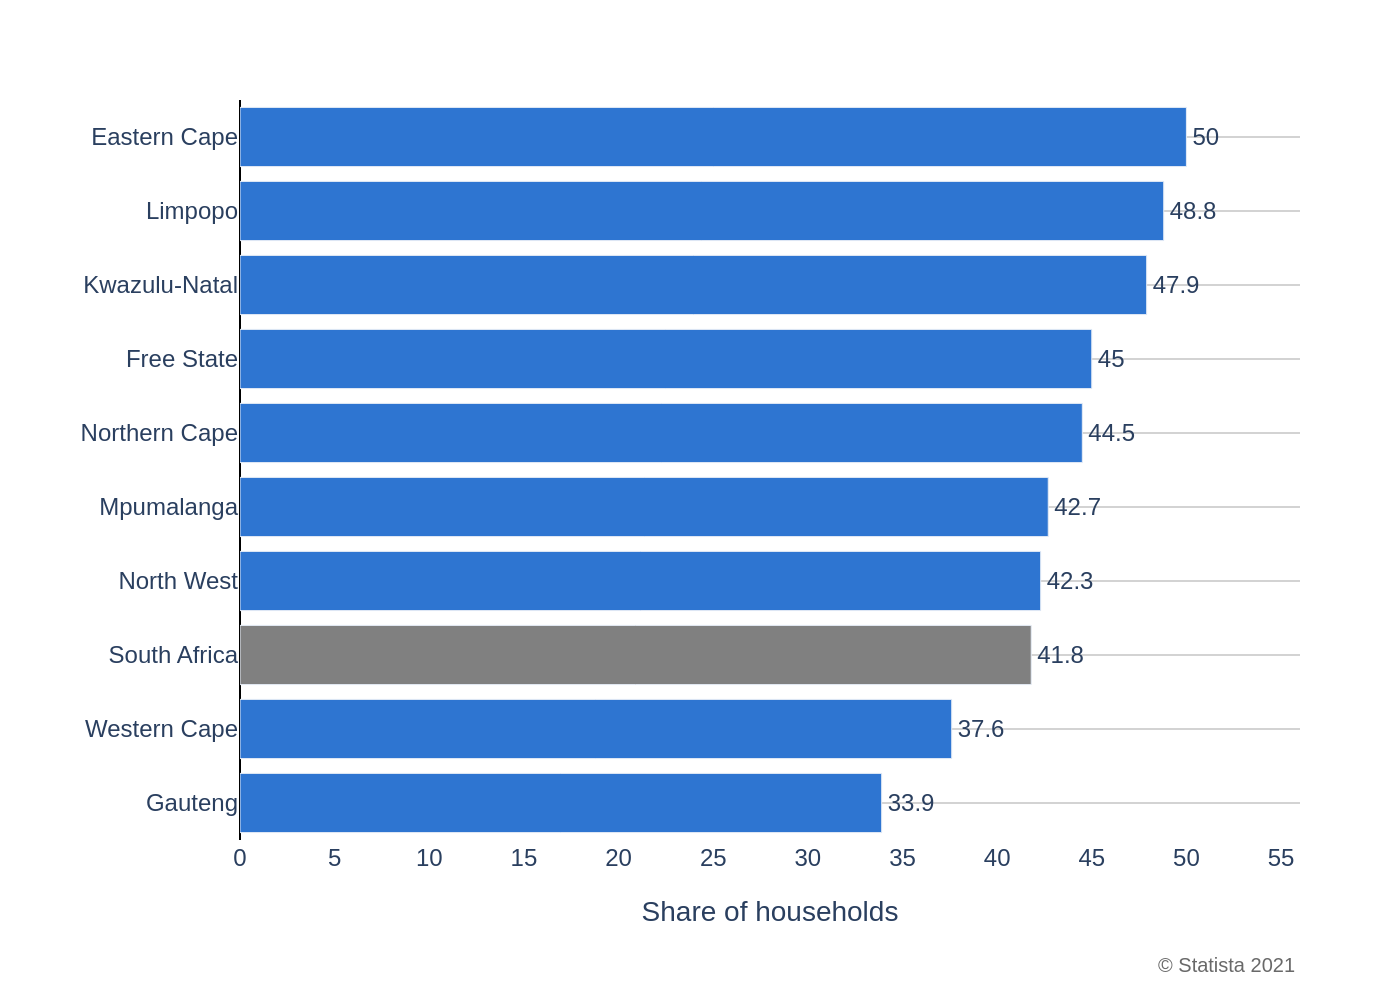

This figure's Python source:
import sys
import json
import pathlib
import plotly.graph_objects as go

if len(sys.argv) != 2:
    print("Usage: python script.py <path_to_json_file>")
    sys.exit(1)

json_path = sys.argv[1]

try:
    with open(json_path, 'r', encoding='utf-8') as f:
        chart_info = json.load(f)
except FileNotFoundError:
    print(f"Error: JSON file not found at {json_path}")
    sys.exit(1)
except json.JSONDecodeError:
    print(f"Error: Could not decode JSON from {json_path}")
    sys.exit(1)

chart_data = chart_info['chart_data']
texts = chart_info['texts']
colors = chart_info['colors']

# Reverse data for Plotly's top-to-bottom rendering of horizontal bars
chart_data.reverse()
colors.reverse()

categories = [item['category'] for item in chart_data]
values = [item['value'] for item in chart_data]

fig = go.Figure()

fig.add_trace(go.Bar(
    y=categories,
    x=values,
    orientation='h',
    marker=dict(color=colors),
    text=values,
    textposition='outside',
    cliponaxis=False,
    texttemplate='%{x}'
))

fig.update_layout(
    font=dict(family="Arial", size=12),
    xaxis=dict(
        title=texts.get('x_axis_title'),
        range=[0, 56],
        showgrid=False,
        zeroline=True,
        zerolinecolor='black',
        zerolinewidth=1,
        tickmode='linear',
        tick0=0,
        dtick=5,
        title_font=dict(size=14),
    ),
    yaxis=dict(
        title=texts.get('y_axis_title'),
        showgrid=True,
        gridcolor='lightgray',
    ),
    plot_bgcolor='white',
    paper_bgcolor='white',
    margin=dict(l=120, r=50, t=50, b=80),
    showlegend=False
)

if texts.get('source'):
    fig.add_annotation(
        text=texts['source'],
        align='left',
        showarrow=False,
        xref='paper',
        yref='paper',
        x=1.0,
        y=-0.15,
        xanchor='right',
        yanchor='top',
        font=dict(family="Arial", size=10, color="dimgray")
    )


base_filename = pathlib.Path(json_path).stem
output_filename = f"{base_filename}.png"

fig.write_image(output_filename, scale=2)

print(f"Chart saved to {output_filename}")
